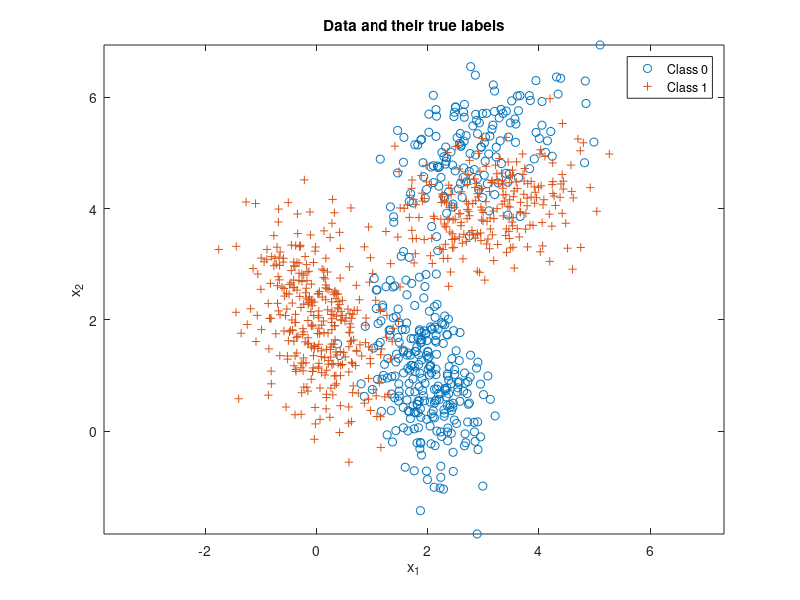

The MATLAB script that drew this image: (Note: this script raises an error after producing the figure.)
% Expected risk minimization with 2 classes
clear all, close all,

n = 2;      % number of feature dimensions
N = 1000;   % number of iid samples

% Class 0 parameters (2 gaussians)
mu(:,1) = [3;5]; mu(:,2) = [2;1];
Sigma(:,:,1) = [12 3;3 6]/12; Sigma(:,:,2) = [3 -2;-2 9]/11;
p0 = [0.4 0.6]; % probability split between 2 distributions

% Class 1 parameters (2 gaussians)
mu(:,3) = [0;2]; mu(:,4) = [3;4]; 
Sigma(:,:,3) = [4 -2;-2 10]/12; Sigma(:,:,4) = [10 2;2 4]/12;
p1 = [0.6 0.4]; % probability split between 2 distributions

p = [0.4,0.6]; % class priors for labels 0 and 1 respectively
label = rand(1,N) >= p(1);
Nc = [length(find(label==0)),length(find(label==1))]; % number of samples from each class
x = zeros(n,N); % save up space

% Draw samples from each class pdf
total1 = 0; total2=0; total3=0;total4=0;
for i = 1:N
    if label(i) == 0
        % Class 0 samples for each gaussian based on their distribution
        distr = rand(1,1) > p0(1);
        if distr == 0
            x(:,i) = mvnrnd(mu(:,1),Sigma(:,:,1),1)';
            total1 = total1+1;
        else
            x(:,i) = mvnrnd(mu(:,2),Sigma(:,:,2),1)';
            total2 = total2+1;
        end
    end
    
    if label(i) == 1
        % Class 1 samples for each gaussian based on their distribution
        distr = rand(1,1) > p1(1);
        if distr == 0
            x(:,i) = mvnrnd(mu(:,3),Sigma(:,:,3),1)';
            total3 = total3+1;
        else
            x(:,i) = mvnrnd(mu(:,4),Sigma(:,:,4),1)';
            total4 = total4 + 1;
        end
    end
end

% Plot with class labels
figure(2), clf,
plot(x(1,label==0),x(2,label==0),'o'), hold on,
plot(x(1,label==1),x(2,label==1),'+'), axis equal,
legend('Class 0','Class 1'), 
title('Data and their true labels'),
xlabel('x_1'), ylabel('x_2')

% calculate threshold based on loss values
lambda = [0 1;1 0];
gamma = (lambda(2,1)-lambda(1,1))/(lambda(1,2)-lambda(2,2)) * p(1)/p(2); 

% calculate discriminant score based on class pdfs
class1pdf = p1(1)*evalGaussian(x,mu(:,3),Sigma(:,:,3)) + p1(2)*evalGaussian(x,mu(:,4),Sigma(:,:,4));
class0pdf = p0(1)*evalGaussian(x,mu(:,1),Sigma(:,:,1)) + p0(2)*evalGaussian(x,mu(:,2),Sigma(:,:,2));
discriminantScore = log(class1pdf)-log(class0pdf);

% compare score to threshold to make decisions
decision = (discriminantScore >= log(gamma));

ind00 = find(decision==0 & label==0); p00 = length(ind00)/Nc(1); % probability of true negative
ind10 = find(decision==1 & label==0); p10 = length(ind10)/Nc(1); % probability of false positive
ind01 = find(decision==0 & label==1); p01 = length(ind01)/Nc(2); % probability of false negative
ind11 = find(decision==1 & label==1); p11 = length(ind11)/Nc(2); % probability of true positive


perror = [p10,p01]*Nc'/N
disp(["perror" perror]);


% plot correct and incorrect decisions
figure(1), % class 0 circle, class 1 +, correct green, incorrect red
plot(x(1,ind00),x(2,ind00),'og'); hold on,
plot(x(1,ind10),x(2,ind10),'or'); hold on,
plot(x(1,ind01),x(2,ind01),'+r'); hold on,
plot(x(1,ind11),x(2,ind11),'+g'); hold on,
axis equal,

% Draw the decision boundary
horizontalGrid = linspace(floor(min(x(1,:))),ceil(max(x(1,:))),101);
verticalGrid = linspace(floor(min(x(2,:))),ceil(max(x(2,:))),91);
[h,v] = meshgrid(horizontalGrid,verticalGrid);
discriminantScoreGridValues = log(evalGaussian([h(:)';v(:)'],mu(:,3),Sigma(:,:,3))+ evalGaussian([h(:)';v(:)'],mu(:,4),Sigma(:,:,4)))-log(evalGaussian([h(:)';v(:)'],mu(:,1),Sigma(:,:,1))+evalGaussian([h(:)';v(:)'],mu(:,2),Sigma(:,:,2))) - log(gamma);
minDSGV = min(discriminantScoreGridValues);
maxDSGV = max(discriminantScoreGridValues);
discriminantScoreGrid = reshape(discriminantScoreGridValues,91,101);
figure(1), contour(horizontalGrid,verticalGrid,discriminantScoreGrid,[minDSGV*[0.9,0.6,0.3],0,[0.3,0.6,0.9]*maxDSGV]); % plot equilevel contours of the discriminant function 
% including the contour at level 0 which is the decision boundary
legend('Correct decisions for data from Class 0','Wrong decisions for data from Class 0','Wrong decisions for data from Class 1','Correct decisions for data from Class 1','Equilevel contours of the discriminant function' ,'Location','southeast'), 
title('Data and their classifier decisions versus true labels'),
xlabel('x_1'), ylabel('x_2'), 